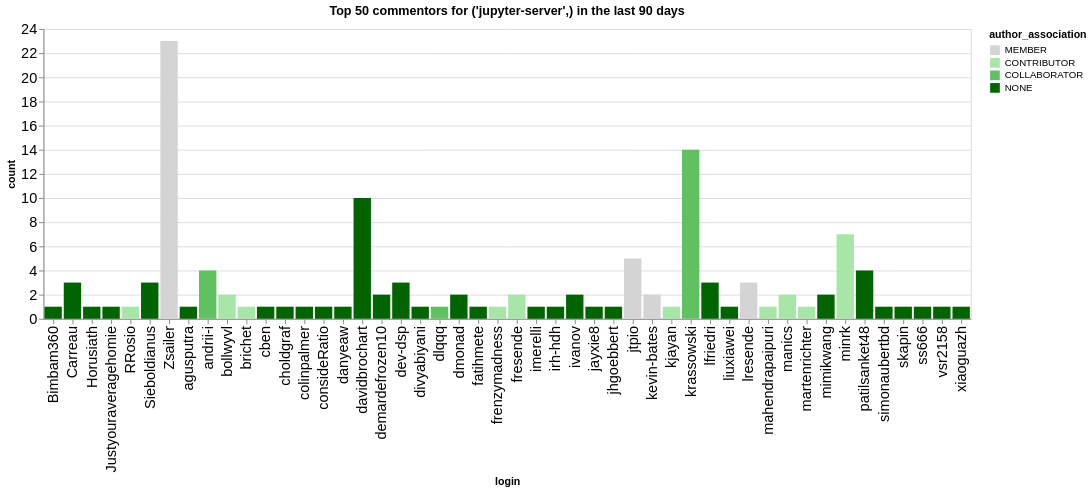

The notebook cell saved with this chart:
### Code cell
n_plot = 50
charts = []
for ii, (iorg, idata) in enumerate(commentors.groupby(['org'])):
    title = f"Top {n_plot} commentors for {iorg} in the last {n_days} days"
    idata = idata.groupby('login', as_index=False).agg({'count': 'sum', 'author_association': 'first'})
    idata = idata.sort_values('count', ascending=False).head(n_plot)
    ch = alt.Chart(data=idata.head(n_plot), title=title).mark_bar().encode(
        x='login',
        y='count',
        color=alt.Color('author_association', scale=alt.Scale(domain=author_types, range=author_colors))
    )
    charts.append(ch)
alt.hconcat(*charts)

### Figure 1 — Vega-Lite specification as saved in the notebook (floating-point values rounded to 4 significant figures)
{"config": {"axisLeft": {"labelFontSize": 15}, "axisBottom": {"labelFontSize": 15}}, "hconcat": [{"mark": {"type": "bar"}, "encoding": {"color": {"field": "author_association", "scale": {"domain": ["MEMBER", "CONTRIBUTOR", "COLLABORATOR", "NONE"], "range": ["rgb(211.82745098039214, 211.82745098039214, 211.82745098039214)", "rgb(166.98562091503268, 229.89803921568628, 166.98562091503268)", "rgb(96.37647058823529, 192.75294117647059, 96.37647058823529)", "rgb(0.0, 100.3921568627451, 0.0)"]}, "type": "nominal"}, "x": {"field": "login", "type": "nominal"}, "y": {"field": "count", "type": "quantitative"}}, "title": "Top 50 commentors for ('jupyter-server',) in the last 90 days"}], "data": {"name": "data-5ba266cc33409d141112904c1d21e7fc"}, "$schema": "https://vega.github.io/schema/vega-lite/v5.20.1.json", "datasets": {"data-5ba266cc33409d141112904c1d21e7fc": [{"login": "Zsailer", "count": 23, "author_association": "MEMBER"}, {"login": "krassowski", "count": 14, "author_association": "COLLABORATOR"}, {"login": "davidbrochart", "count": 10, "author_association": "NONE"}, {"login": "minrk", "count": 7, "author_association": "CONTRIBUTOR"}, {"login": "jtpio", "count": 5, "author_association": "MEMBER"}, {"login": "andrii-i", "count": 4, "author_association": "COLLABORATOR"}, {"login": "patilsanket48", "count": 4, "author_association": "NONE"}, {"login": "Sieboldianus", "count": 3, "author_association": "NONE"}, {"login": "lresende", "count": 3, "author_association": "MEMBER"}, {"login": "dev-dsp", "count": 3, "author_association": "NONE"}, {"login": "lfriedri", "count": 3, "author_association": "NONE"}, {"login": "Carreau", "count": 3, "author_association": "NONE"}, {"login": "bollwyvl", "count": 2, "author_association": "CONTRIBUTOR"}, {"login": "mimikwang", "count": 2, "author_association": "NONE"}, {"login": "manics", "count": 2, "author_association": "CONTRIBUTOR"}, {"login": "ivanov", "count": 2, "author_association": "NONE"}, {"login": "fresende", "count": 2, "author_association": "CONTRIBUTOR"}, {"login": "kevin-bates", "count": 2, "author_association": "MEMBER"}, {"login": "dmonad", "count": 2, "author_association": "NONE"}, {"login": "demardefrozen10", "count": 2, "author_association": "NONE"}, {"login": "danyeaw", "count": 1, "author_association": "NONE"}, {"login": "consideRatio", "count": 1, "author_association": "NONE"}, {"login": "colinpalmer", "count": 1, "author_association": "NONE"}, {"login": "agusputra", "count": 1, "author_association": "NONE"}, {"login": "Bimbam360", "count": 1, "author_association": "NONE"}, {"login": "Justyouraveragehomie", "count": 1, "author_association": "NONE"}, {"login": "Horusiath", "count": 1, "author_association": "NONE"}, {"login": "choldgraf", "count": 1, "author_association": "NONE"}, {"login": "cben", "count": 1, "author_association": "NONE"}, {"login": "brichet", "count": 1, "author_association": "CONTRIBUTOR"}, {"login": "RRosio", "count": 1, "author_association": "CONTRIBUTOR"}, {"login": "frenzymadness", "count": 1, "author_association": "CONTRIBUTOR"}, {"login": "jayxie8", "count": 1, "author_association": "NONE"}, {"login": "jhgoebbert", "count": 1, "author_association": "NONE"}, {"login": "imerelli", "count": 1, "author_association": "NONE"}, {"login": "irh-hdh", "count": 1, "author_association": "NONE"}, {"login": "divyabiyani", "count": 1, "author_association": "NONE"}, {"login": "dlqqq", "count": 1, "author_association": "COLLABORATOR"}, {"login": "fatihmete", "count": 1, "author_association": "NONE"}, {"login": "liuxiawei", "count": 1, "author_association": "NONE"}, {"login": "martenrichter", "count": 1, "author_association": "CONTRIBUTOR"}, {"login": "mahendrapaipuri", "count": 1, "author_association": "CONTRIBUTOR"}, {"login": "kjayan", "count": 1, "author_association": "CONTRIBUTOR"}, {"login": "simonaubertbd", "count": 1, "author_association": "NONE"}, {"login": "skapin", "count": 1, "author_association": "NONE"}, {"login": "ss666", "count": 1, "author_association": "NONE"}, {"login": "vsr2158", "count": 1, "author_association": "NONE"}, {"login": "xiaoguazh", "count": 1, "author_association": "NONE"}]}}
